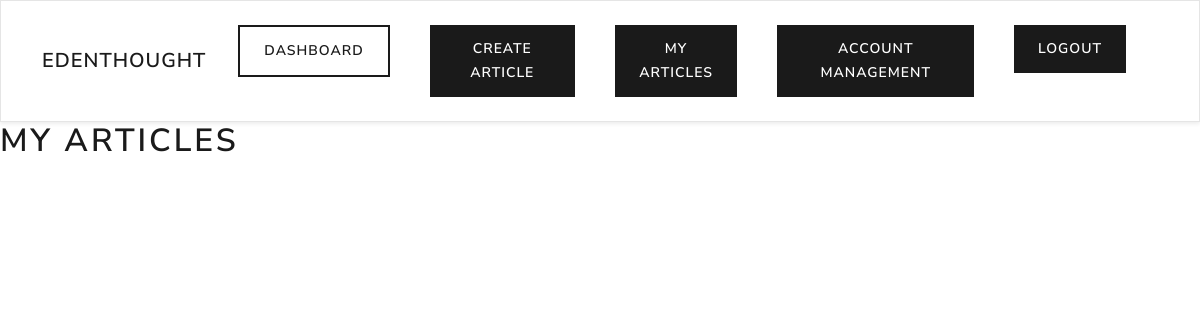
The page /writer/my-articles/ (signed in) on the database as committed earlier.
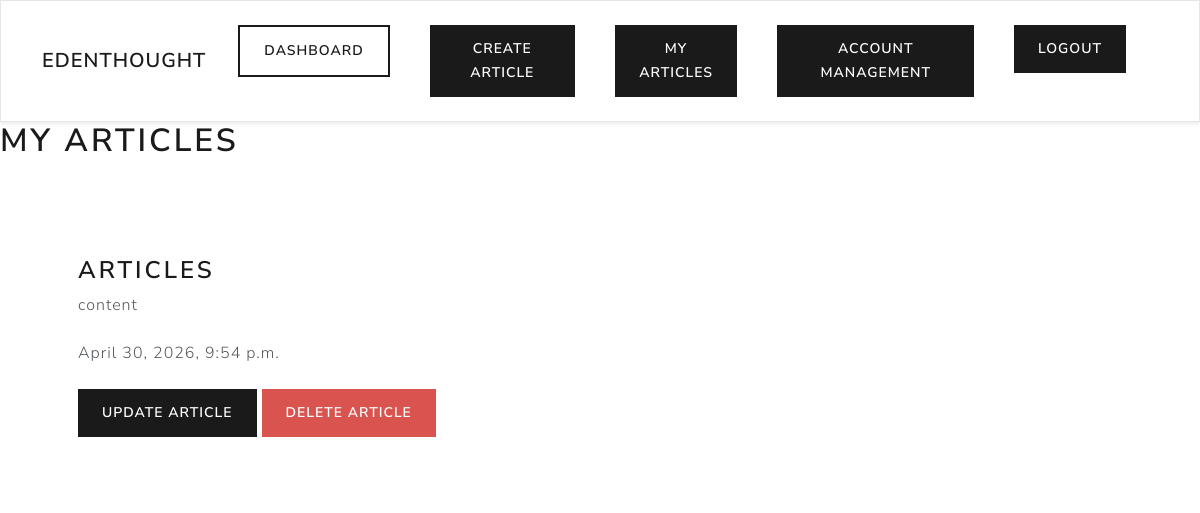
The same page on the database as committed later.
### writer/models.py (models this page shows, shortened)
class Article(models.Model):
    title = models.CharField(max_length=200)
    content = models.TextField(max_length=10000)
    date_posted = models.DateTimeField(auto_now_add=True)
    is_premium = models.BooleanField(default=False, verbose_name="Premium Article")
    user = models.ForeignKey(CustomUser, max_length=10 ,  on_delete=models.CASCADE, null=True)

### writer/views.py (the view)
# urls.py: path('my-articles/', views.my_articles, name='my-articles'),
@login_required(login_url='my-login')
def my_articles(request):
    current_user = request.user.id
    article = Article.objects.all().filter(user=current_user)
    context = {'AllArticles': article}
    return render(request, 'writer/my-articles.html', context)

### writer/templates/writer/my-articles.html
{% extends 'writer/navbar.html' %}
{% block content %}
    <h1 class="text-3xl font-bold mb-4">My Articles</h1>
    <br>
    {% for article in AllArticles %}
        <div class="container bg-white shadow-md p-5 form-layout">
            <h3>{{ article.title }}</h3>
            {{ article.content }}
            <br> <br>
            {{ article.date_posted }}
            <br> <br>
            <a href="{% url 'update-article' article.id %}" class="btn btn-primary">Update Article</a>
            <a href="{% url 'delete-article' article.id %}" class="btn btn-danger">Delete Article</a>
        </div>
    {% endfor %}
{% endblock %}

Rows that differ between the two databases and show on the page:
added Article: title "ARTICLES", content "content", date_posted "April 30, 2026, 9:54 p.m."
